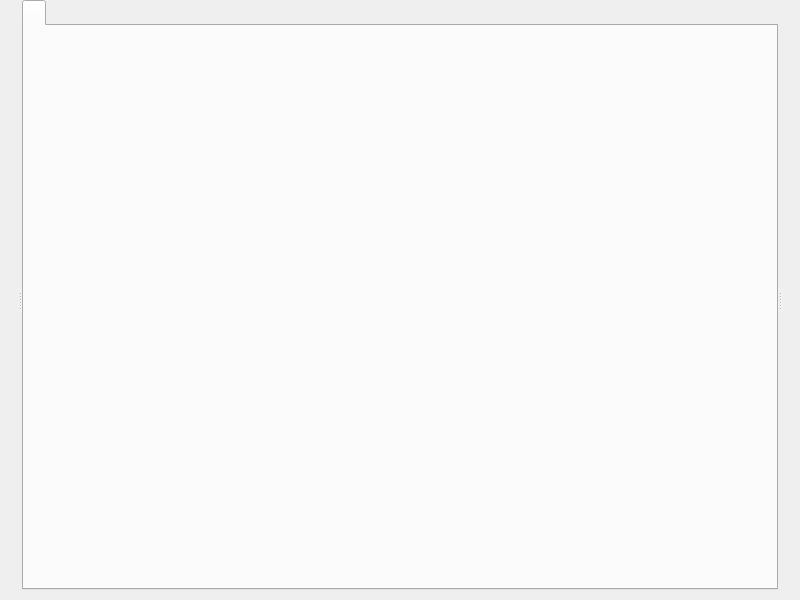
<?xml version="1.0" encoding="UTF-8"?>
<ui version="4.0">
 <class>PluginManagedWindow</class>
 <widget class="QMainWindow" name="PluginManagedWindow">
  <property name="geometry">
   <rect>
    <x>0</x>
    <y>0</y>
    <width>800</width>
    <height>600</height>
   </rect>
  </property>
  <property name="windowTitle">
   <string>MainWindow</string>
  </property>
  <widget class="QWidget" name="centralwidget">
   <layout class="QVBoxLayout" name="verticalLayout">
    <property name="spacing">
     <number>0</number>
    </property>
    <property name="leftMargin">
     <number>0</number>
    </property>
    <property name="topMargin">
     <number>0</number>
    </property>
    <property name="rightMargin">
     <number>0</number>
    </property>
    <property name="bottomMargin">
     <number>0</number>
    </property>
    <item>
     <widget class="QSplitter" name="splitter">
      <property name="frameShape">
       <enum>QFrame::NoFrame</enum>
      </property>
      <property name="orientation">
       <enum>Qt::Horizontal</enum>
      </property>
      <widget class="QTabWidget" name="westPanel">
       <property name="tabPosition">
        <enum>QTabWidget::West</enum>
       </property>
       <property name="currentIndex">
        <number>-1</number>
       </property>
       <property name="documentMode">
        <bool>true</bool>
       </property>
      </widget>
      <widget class="QWidget" name="layoutWidget">
       <layout class="QVBoxLayout" name="centralLayout">
        <item>
         <widget class="qmdiTabWidget" name="mdiTabWidget">
          <property name="sizePolicy">
           <sizepolicy hsizetype="Preferred" vsizetype="Minimum">
            <horstretch>0</horstretch>
            <verstretch>0</verstretch>
           </sizepolicy>
          </property>
          <widget class="QWidget" name="tabWidgetPage1">
           <attribute name="title">
            <string/>
           </attribute>
          </widget>
         </widget>
        </item>
        <item>
         <widget class="QTabWidget" name="southPanel">
          <property name="sizePolicy">
           <sizepolicy hsizetype="Expanding" vsizetype="Maximum">
            <horstretch>0</horstretch>
            <verstretch>0</verstretch>
           </sizepolicy>
          </property>
          <property name="tabPosition">
           <enum>QTabWidget::South</enum>
          </property>
          <property name="documentMode">
           <bool>true</bool>
          </property>
         </widget>
        </item>
       </layout>
      </widget>
      <widget class="QTabWidget" name="eastPanel">
       <property name="tabPosition">
        <enum>QTabWidget::East</enum>
       </property>
       <property name="currentIndex">
        <number>-1</number>
       </property>
       <property name="documentMode">
        <bool>true</bool>
       </property>
      </widget>
     </widget>
    </item>
   </layout>
  </widget>
  <widget class="QMenuBar" name="menubar">
   <property name="geometry">
    <rect>
     <x>0</x>
     <y>0</y>
     <width>800</width>
     <height>26</height>
    </rect>
   </property>
  </widget>
 </widget>
 <customwidgets>
  <customwidget>
   <class>qmdiTabWidget</class>
   <extends>QTabWidget</extends>
   <header>qmditabwidget.h</header>
   <container>1</container>
  </customwidget>
 </customwidgets>
 <resources/>
 <connections/>
</ui>
